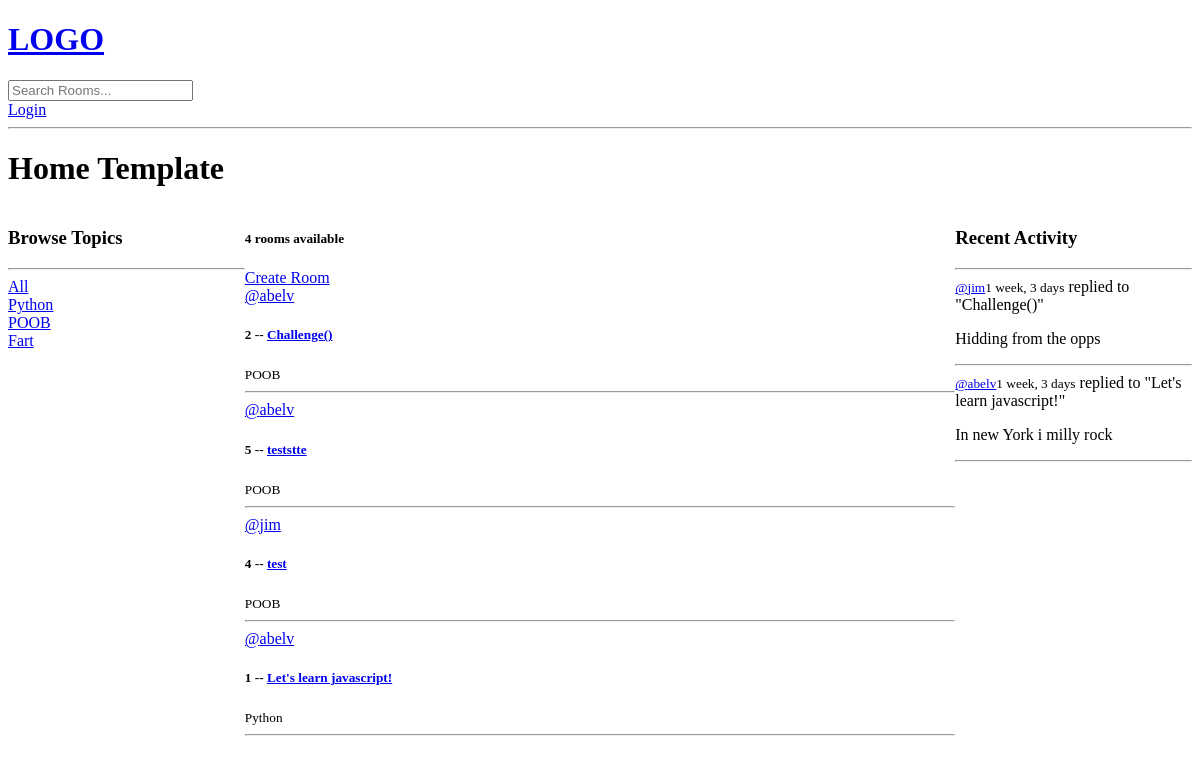
/, run on an earlier commit of the app's database.
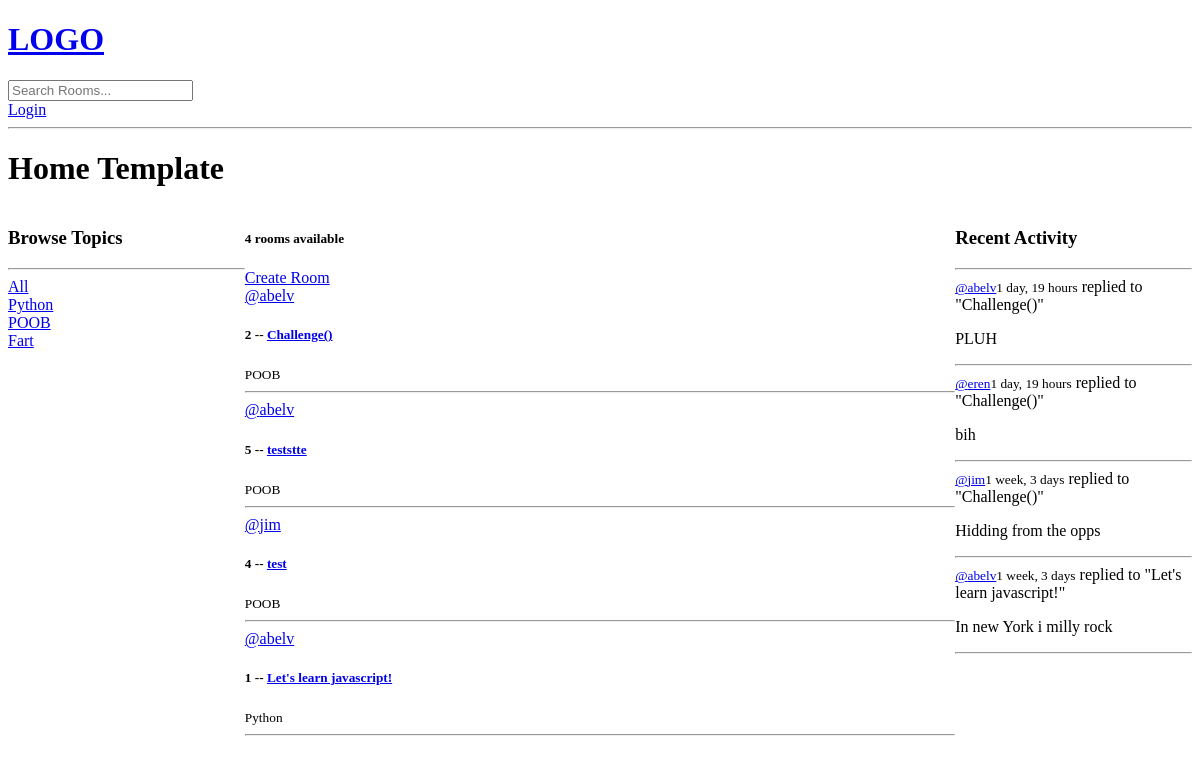
And on a later commit of the database.
### base/models.py (models this page shows, shortened)
class Topic(models.Model):
    name = models.CharField(max_length=200)

class Room(models.Model):
    host = models.ForeignKey(User, on_delete=models.SET_NULL, null=True)
    topic = models.ForeignKey(Topic, on_delete=models.SET_NULL, null=True)
    name = models.CharField(max_length=200)
    description = models.TextField(null=True, blank=True)
    participants = models.ManyToManyField(User, related_name='participants', blank=True)
    updated = models.DateTimeField(auto_now=True)
    created = models.DateTimeField(auto_now_add=True)
    def __str__(self):
        return self.name
    class Meta:
        ordering = ['-updated', '-created']

class Message(models.Model):
    user = models.ForeignKey(User, on_delete=models.CASCADE)
    room = models.ForeignKey(Room, on_delete=models.CASCADE)
    body = models.TextField()
    updated = models.DateTimeField(auto_now=True)
    created = models.DateTimeField(auto_now_add=True)
    def __str__(self):
        return self.body[0:50]
    class Meta:
        ordering = ['-updated', '-created']

### base/views.py (the view)
# urls.py: path('', views.home, name = "home"),
def home(request):
    q = request.GET.get('q') if request.GET.get('q') != None else ''
    rooms = Room.objects.filter(Q(topic__name__icontains = q) |
                                Q(name__icontains = q) |
                                Q(description__icontains = q)
                                )
    topics = Topic.objects.all()
    room_count = rooms.count()
    room_messages = Message.objects.filter(Q(room__topic__name__icontains = q))
    context = {'rooms': rooms, 'topics': topics, 'room_count': room_count,'room_messages': room_messages}
    return render(request, 'base/home.html', context)

### base/templates/base/home.html (shortened to what this page needs)
{% extends 'main.html' %}
{% block content %}
<h1> Home Template </h1>
<div class = "home-container">
    <div>
        {% include 'base/topics_component.html' %}
    </div>
    <div>
        <h5>{{room_count}} rooms available</h5>
        <a href ="{% url 'create-room' %}">Create Room</a>
        {% include 'base/feed_component.html' %}
    </div>
    <div>
        {% include 'base/activity_component.html' %}
    </div>
</div>
{% endblock %}

### base/templates/base/topics_component.html
<h3>Browse Topics</h3>
        <hr>
        <div>
            <a href="{% url 'home' %}">All</a>
        </div>
        {% for topic in topics%}
        <div>
        <a href = "{% url 'home' %}?q={{topic.name}}">{{topic.name}}</a>
        </div>
        {% endfor %}

### base/templates/base/feed_component.html (shortened to what this page needs)
<div>
    {% for rooms in rooms%}
    <div>
        {% if rooms.host %}
        <a href = "{% url 'user-profile' rooms.host.id %}">@{{rooms.host.username}} </a>
        {% endif %}
        <h5>{{rooms.id}} -- <a href="{% url 'room' rooms.id %}">{{rooms.name}}</a></h5>
        <small>{{rooms.topic.name}}</small>
        <hr>
    </div>
    {% endfor %}
</div>

### base/templates/base/activity_component.html (shortened to what this page needs)
<h3>Recent Activity</h3>
<hr>
{% for message in room_messages %}
<div>
    <small><a href="{% url 'user-profile' message.user.id %}">@{{message.user}}</a>{{message.created|timesince}}</small>
    <replied>replied to "{{message.room}}"</small>
    <p>{{message}}</p>
        <hr>
</div>
{% endfor %}

What changed in the data, as far as the page shows it:
added Message: user "abelv", created "1 day, 19 hours", room "Challenge()", body "PLUH"
added Message: user "eren", created "1 day, 19 hours", room "Challenge()", body "bih"
